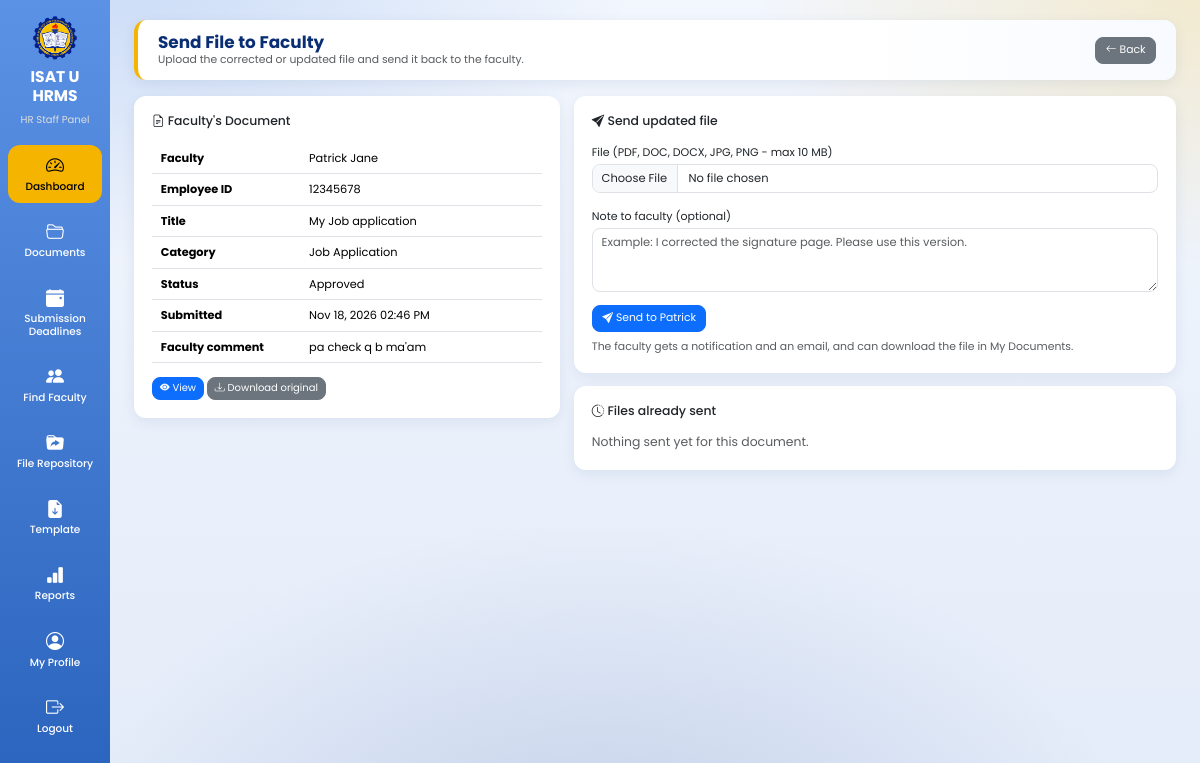
The app's page /hr_staff/send_file.php?id=30 (signed in), older data.
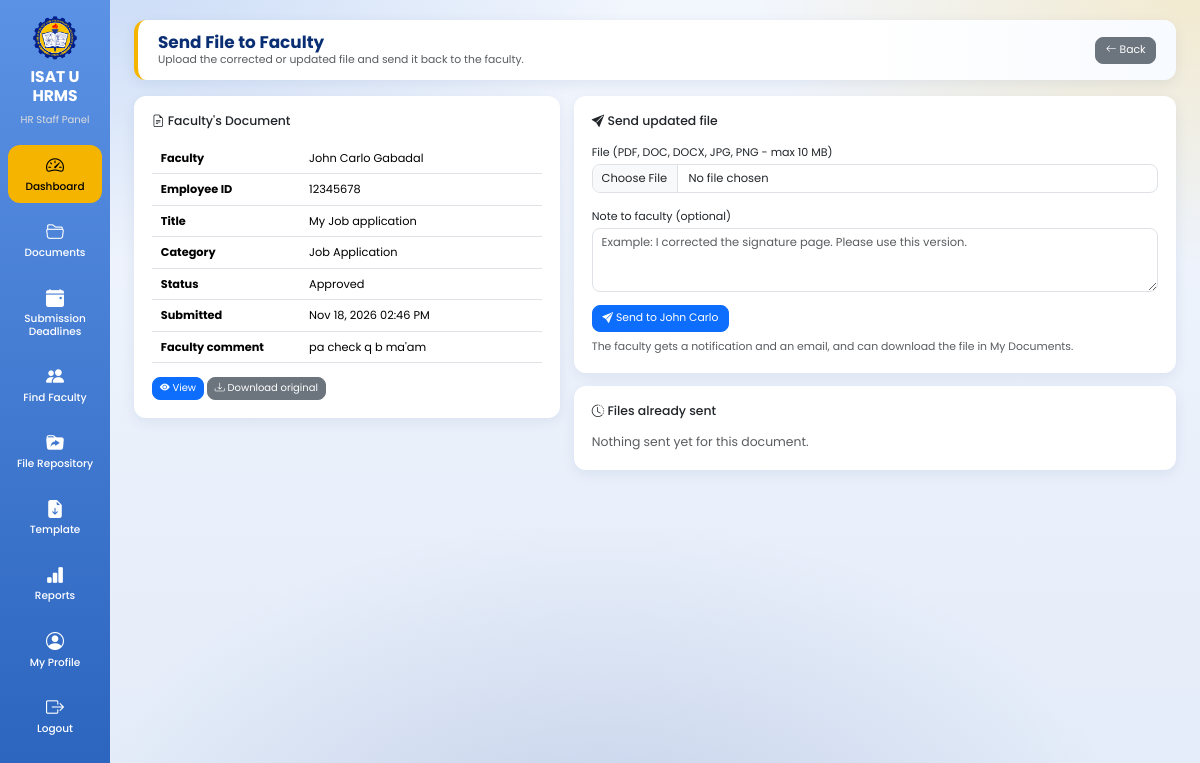
The same page, newer data.
### tables this page shows
CREATE TABLE `documents` (
  `document_id` int(11) NOT NULL AUTO_INCREMENT,
  `user_id` int(11) NOT NULL,
  `category_id` int(11) NOT NULL,
  `deadline_id` int(11) DEFAULT NULL,
  `document_title` varchar(255) NOT NULL,
  `faculty_comment` text DEFAULT NULL,
  `file_name` varchar(255) NOT NULL,
  `file_path` varchar(500) NOT NULL,
  `file_size` int(11) DEFAULT NULL,
  `remarks` text DEFAULT NULL,
  `status` varchar(50) DEFAULT 'Pending',
  `is_archived` tinyint(1) NOT NULL DEFAULT 0,
  `submitted_at` timestamp NOT NULL DEFAULT current_timestamp(),
  `hr_remarks` text DEFAULT NULL,
  PRIMARY KEY (`document_id`)
);

CREATE TABLE `users` (
  `user_id` int(11) NOT NULL AUTO_INCREMENT,
  `employee_id` varchar(50) DEFAULT NULL,
  `first_name` varchar(100) NOT NULL,
  `middle_name` varchar(100) DEFAULT NULL,
  `last_name` varchar(100) NOT NULL,
  `email` varchar(150) NOT NULL,
  `password` varchar(255) NOT NULL,
  `role` varchar(20) NOT NULL,
  `department` varchar(150) DEFAULT NULL,
  `position_title` varchar(150) DEFAULT NULL,
  `profile_picture` varchar(255) DEFAULT NULL,
  `reset_token` varchar(255) DEFAULT NULL,
  `reset_token_expiry` datetime DEFAULT NULL,
  `status` varchar(20) DEFAULT 'active',
  `created_at` timestamp NOT NULL DEFAULT current_timestamp(),
  PRIMARY KEY (`user_id`)
);

CREATE TABLE `document_categories` (
  `category_id` int(11) NOT NULL AUTO_INCREMENT,
  `category_name` varchar(255) NOT NULL,
  PRIMARY KEY (`category_id`)
);

### hr_staff/send_file.php (the view, shortened to what the changed rows need)
<?php
include "../db.php";
$doc_id = (int)($_GET['id'] ?? 0);
$stmt = mysqli_prepare($conn, "
    SELECT d.*, u.first_name, u.last_name, u.email, u.employee_id, c.category_name
    FROM documents d
    JOIN users u ON u.user_id = d.user_id
    LEFT JOIN document_categories c ON c.category_id = d.category_id
    WHERE d.document_id = ?
");
mysqli_stmt_bind_param($stmt, "i", $doc_id);
mysqli_stmt_execute($stmt);
$doc = mysqli_fetch_assoc(mysqli_stmt_get_result($stmt));
$tableReady = false;
$chk = mysqli_query($conn, "SHOW TABLES LIKE 'hr_returned_files'");
if($chk && mysqli_num_rows($chk) > 0) { $tableReady = true; }
?>
<!DOCTYPE html>
<html lang="en">
<head>
<link href="https://cdn.jsdelivr.net/npm/bootstrap@5.3.3/dist/css/bootstrap.min.css" rel="stylesheet">
<link href="https://cdn.jsdelivr.net/npm/bootstrap-icons@1.11.3/font/bootstrap-icons.css" rel="stylesheet">
<link rel="stylesheet" href="../assets/ui.css">
</head>
<body>
<div class="main">
<div class="topbar d-flex justify-content-between align-items-center">
    <div>
        <h2>Send File to Faculty</h2>
    </div>
</div>
<div class="row g-3">
<div class="col-lg-5">
    <div class="box">
        <table class="table table-sm mb-3">
            <tr><th style="width:38%">Faculty</th><td><?php echo htmlspecialchars($doc['first_name'].' '.$doc['last_name']); ?></td></tr>
            <tr><th>Employee ID</th><td><?php echo htmlspecialchars($doc['employee_id'] ?: '-'); ?></td></tr>
            <tr><th>Title</th><td><?php echo htmlspecialchars($doc['document_title']); ?></td></tr>
            <tr><th>Category</th><td><?php echo htmlspecialchars($doc['category_name'] ?? '-'); ?></td></tr>
            <tr><th>Status</th><td><?php echo htmlspecialchars($doc['status']); ?></td></tr>
            <tr><th>Submitted</th><td><?php echo date("M d, Y h:i A", strtotime($doc['submitted_at'])); ?></td></tr>
            <tr><th>Faculty comment</th><td><?php echo $doc['faculty_comment'] ? nl2br(htmlspecialchars($doc['faculty_comment'])) : '<span class="text-muted">None</span>'; ?></td></tr>
        </table>
    </div>
</div>
<div class="col-lg-7">
    <div class="box mb-3">
        <form method="POST" enctype="multipart/form-data">
            <div class="mb-3">
                <label class="form-label">File (PDF, DOC, DOCX, JPG, PNG - max 10 MB)</label>
                <input type="file" name="file" class="form-control" accept=".pdf,.doc,.docx,.jpg,.jpeg,.png" required <?php echo $tableReady ? '' : 'disabled'; ?>>
            </div>
            <div class="mb-3">
                <label class="form-label">Note to faculty (optional)</label>
                <textarea name="note" rows="3" class="form-control" placeholder="Example: I corrected the signature page. Please use this version." <?php echo $tableReady ? '' : 'disabled'; ?>></textarea>
            </div>
            <button type="submit" class="btn btn-primary" <?php echo $tableReady ? '' : 'disabled'; ?>>
                <i class="bi bi-send-fill"></i> Send to <?php echo htmlspecialchars($doc['first_name']); ?>
            </button>
            <div class="form-text mt-2">The faculty gets a notification and an email, and can download the file in My Documents.</div>
        </form>
    </div>
</div>
</div>
</div>
</body>
</html>

Row changes from the older to the newer data that the page shows:
changed documents "My Job application": user.last_name "Patrick Jane" → "John Carlo Gabadal"; user.first_name "Patrick" → "John Carlo"
